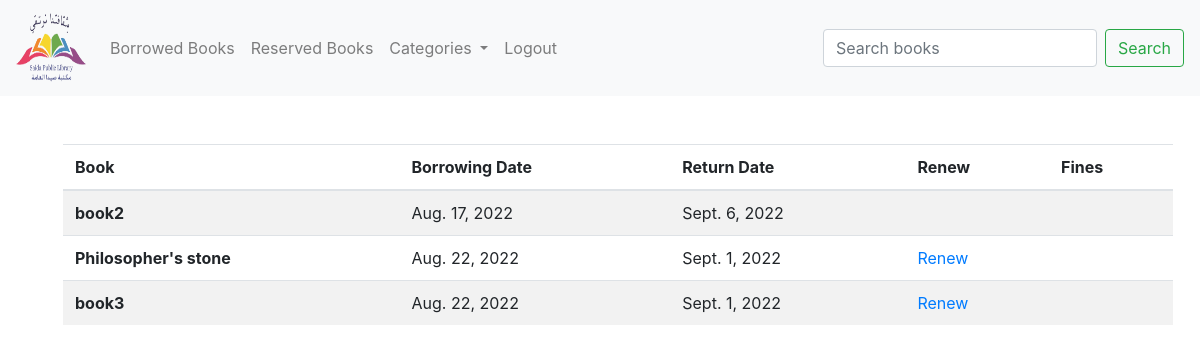
Screenshot of /borrowed_books/2 (signed in) with the database file from the repository.
### booksTransaction/models.py (models this page shows, shortened)
class Borrowing(models.Model):
    book=models.ForeignKey(Book,on_delete=models.CASCADE)
    user=models.ForeignKey(User,on_delete=models.CASCADE)
    borrow_date=models.DateField(default=datetime.datetime.now())
    return_date=models.DateField(blank=True, null=True)
    renew_borrowing=models.BooleanField(default=False)
    @property
    def fines(self):
        return ((datetime.date.today()-self.return_date).days)*5

### books/models.py (models this page shows, shortened)
class Book(models.Model):
    book_title=models.CharField('book_title',max_length=120)
    description=models.TextField('description',null=True)
    author_name=models.CharField('author_name',max_length=120)
    number_of_pages=models.IntegerField('number_of_pages')
    number_of_copies=models.IntegerField('number_of_copies')
    publication_year=models.IntegerField('publication_year')
    lang_id=models.ForeignKey(Language,on_delete=models.CASCADE)
    cat_id=models.ForeignKey(Category,on_delete=models.CASCADE)
    book_img=models.ImageField(null=True,blank=True,upload_to="assets/")

### booksTransaction/views.py (the view)
# urls.py: path('borrowed_books/<user_id>',booksTrans_view.borrowed_books,name="borrowed_books"),
@login_required(login_url='login')
def borrowed_books(request,user_id):
    member=User.objects.get(pk=user_id)
    borrowed_books=Borrowing.objects.filter(user=member)
    return render(request,"borrowed.html",{'books':borrowed_books,'cats':cats})

### books/models.py (called while the page is built)
    def __str__(self):
        return self.name

### booksTransaction/templates/borrowed.html (shortened to what this page needs)
{% extends 'base.html' %}
{% block content %}
<table class="table table-striped">
    <thead>
      <tr>
        <th scope="col">Book</th>
        <th scope="col">Borrowing Date</th>
        <th scope="col">Return Date</th>
        <th scope="col">Renew</th>
        <th scope="col">Fines</th>
      </tr>
    </thead>
    <tbody>
        {% for book in books %}
            <tr>
                <th scope="row">{{book.book.book_title}}</th>
                <td>{{book.borrow_date}}</td>
                <td>{{book.return_date}}</td>
                <td>
                    {% if not book.renew_borrowing %}
                        <a href="{% url 'renew_borrowing' book.book.id book.user.id %}"">Renew</a>
                    {% endif %}
                </td>
                <td>
                </td>
            </tr>
        {% endfor %}
    </tbody>
  </table>
{% endblock %}

### rows the page displays
Borrowing: book.book_title "book2", borrow_date "Aug. 17, 2022", return_date "Sept. 6, 2022"
Borrowing: book.book_title "Philosopher's stone", borrow_date "Aug. 22, 2022", return_date "Sept. 1, 2022", renew_borrowing "Renew"
Borrowing: book.book_title "book3", borrow_date "Aug. 22, 2022", return_date "Sept. 1, 2022", renew_borrowing "Renew"
